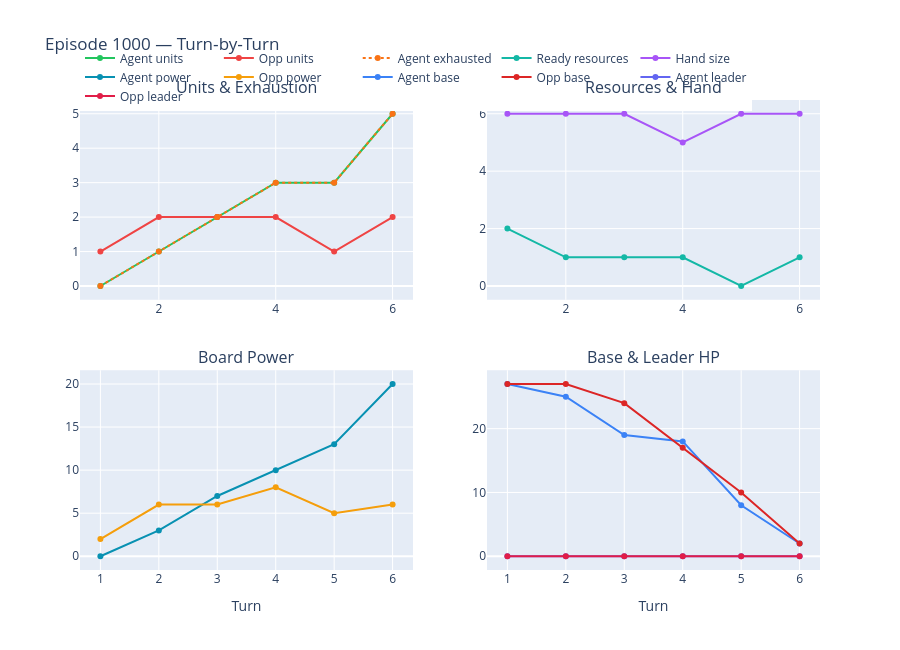

The cell this chart's notebook holds for it:
### Markdown cell above
## Single‑Episode Turn Breakdown

Change `EPISODE` below to inspect a specific episode.

### Code cell
if HAS_TURNS:
    EPISODE = int(ep_df["episode"].iloc[-1])
    try:
        plot_episode_turns(turn_df, EPISODE).show()
    except ValueError as e:
        print(e)
else:
    print("turn_summaries.csv not available for this run")

### Figure 1 — Plotly figure (JSON) as saved in the notebook; plotly's stock layout.template omitted (floating-point values rounded to 4 significant figures)
{"data": [{"line": {"color": "#22c55e", "width": 2}, "mode": "lines+markers", "name": "Agent units", "type": "scatter", "x": [1.0, 2.0, 3.0, 4.0, 5.0, 6.0], "xaxis": "x", "y": [0.0, 1.0, 2.0, 3.0, 3.0, 5.0], "yaxis": "y"}, {"line": {"color": "#ef4444", "width": 2}, "mode": "lines+markers", "name": "Opp units", "type": "scatter", "x": [1.0, 2.0, 3.0, 4.0, 5.0, 6.0], "xaxis": "x", "y": [1.0, 2.0, 2.0, 2.0, 1.0, 2.0], "yaxis": "y"}, {"line": {"color": "#f97316", "dash": "dot", "width": 2}, "mode": "lines+markers", "name": "Agent exhausted", "type": "scatter", "x": [1.0, 2.0, 3.0, 4.0, 5.0, 6.0], "xaxis": "x", "y": [0.0, 1.0, 2.0, 3.0, 3.0, 5.0], "yaxis": "y"}, {"line": {"color": "#14b8a6", "width": 2}, "mode": "lines+markers", "name": "Ready resources", "type": "scatter", "x": [1.0, 2.0, 3.0, 4.0, 5.0, 6.0], "xaxis": "x2", "y": [2.0, 1.0, 1.0, 1.0, 0.0, 1.0], "yaxis": "y2"}, {"line": {"color": "#a855f7", "width": 2}, "mode": "lines+markers", "name": "Hand size", "type": "scatter", "x": [1.0, 2.0, 3.0, 4.0, 5.0, 6.0], "xaxis": "x2", "y": [6.0, 6.0, 6.0, 5.0, 6.0, 6.0], "yaxis": "y2"}, {"line": {"color": "#0891b2", "width": 2}, "mode": "lines+markers", "name": "Agent power", "type": "scatter", "x": [1.0, 2.0, 3.0, 4.0, 5.0, 6.0], "xaxis": "x3", "y": [0.0, 3.0, 7.0, 10.0, 13.0, 20.0], "yaxis": "y3"}, {"line": {"color": "#f59e0b", "width": 2}, "mode": "lines+markers", "name": "Opp power", "type": "scatter", "x": [1.0, 2.0, 3.0, 4.0, 5.0, 6.0], "xaxis": "x3", "y": [2.0, 6.0, 6.0, 8.0, 5.0, 6.0], "yaxis": "y3"}, {"line": {"color": "#3b82f6", "width": 2}, "mode": "lines+markers", "name": "Agent base", "type": "scatter", "x": [1.0, 2.0, 3.0, 4.0, 5.0, 6.0], "xaxis": "x4", "y": [27.0, 25.0, 19.0, 18.0, 8.0, 2.0], "yaxis": "y4"}, {"line": {"color": "#dc2626", "width": 2}, "mode": "lines+markers", "name": "Opp base", "type": "scatter", "x": [1.0, 2.0, 3.0, 4.0, 5.0, 6.0], "xaxis": "x4", "y": [27.0, 27.0, 24.0, 17.0, 10.0, 2.0], "yaxis": "y4"}, {"line": {"color": "#6366f1", "width": 2}, "mode": "lines+markers", "name": "Agent leader", "type": "scatter", "x": [1.0, 2.0, 3.0, 4.0, 5.0, 6.0], "xaxis": "x4", "y": [0.0, 0.0, 0.0, 0.0, 0.0, 0.0], "yaxis": "y4"}, {"line": {"color": "#e11d48", "width": 2}, "mode": "lines+markers", "name": "Opp leader", "type": "scatter", "x": [1.0, 2.0, 3.0, 4.0, 5.0, 6.0], "xaxis": "x4", "y": [0.0, 0.0, 0.0, 0.0, 0.0, 0.0], "yaxis": "y4"}], "layout": {"annotations": [{"font": {"size": 16}, "showarrow": false, "text": "Units & Exhaustion", "x": 0.225, "xanchor": "center", "xref": "paper", "y": 1, "yanchor": "bottom", "yref": "paper"}, {"font": {"size": 16}, "showarrow": false, "text": "Resources & Hand", "x": 0.775, "xanchor": "center", "xref": "paper", "y": 1, "yanchor": "bottom", "yref": "paper"}, {"font": {"size": 16}, "showarrow": false, "text": "Board Power", "x": 0.225, "xanchor": "center", "xref": "paper", "y": 0.425, "yanchor": "bottom", "yref": "paper"}, {"font": {"size": 16}, "showarrow": false, "text": "Base & Leader HP", "x": 0.775, "xanchor": "center", "xref": "paper", "y": 0.425, "yanchor": "bottom", "yref": "paper"}], "height": 650, "legend": {"orientation": "h", "y": 1.12}, "title": {"text": "Episode 1000 — Turn‑by‑Turn"}, "xaxis": {"anchor": "y", "domain": [0, 0.45]}, "xaxis2": {"anchor": "y2", "domain": [0.55, 1]}, "xaxis3": {"anchor": "y3", "domain": [0, 0.45], "dtick": 1, "title": {"text": "Turn"}}, "xaxis4": {"anchor": "y4", "domain": [0.55, 1], "dtick": 1, "title": {"text": "Turn"}}, "yaxis": {"anchor": "x", "domain": [0.575, 1]}, "yaxis2": {"anchor": "x2", "domain": [0.575, 1]}, "yaxis3": {"anchor": "x3", "domain": [0, 0.425]}, "yaxis4": {"anchor": "x4", "domain": [0, 0.425]}}}
